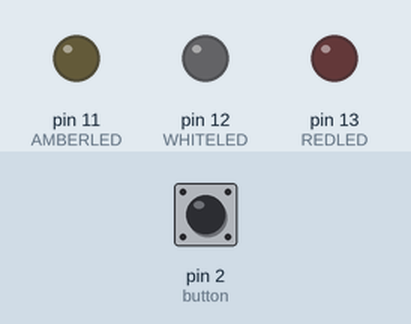
This sketch was run on a simulated Arduino Uno, built with avr-gcc and run on an emulated ATmega328P. On the bench: output pins drawn as LEDs (lit = HIGH). The inputs (shaded band) are chosen by the test bench; at power-on: pin 2 (button) LOW.

Above: at 1.2 s.
1.3 s: pin 2 (button) pulled HIGH for 0.15 s
At 1.9 s:
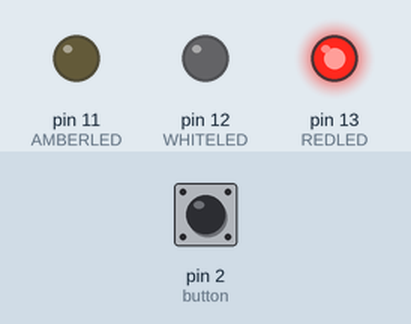
At 6.9 s:
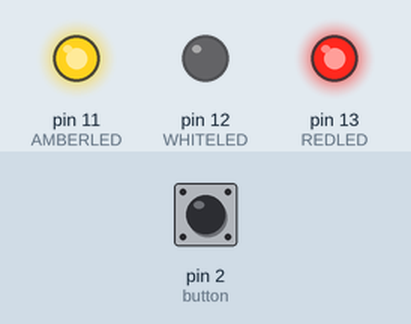
Timing chart, 0 to 14.8 s (numbered marks = the images above; inputs shaded):
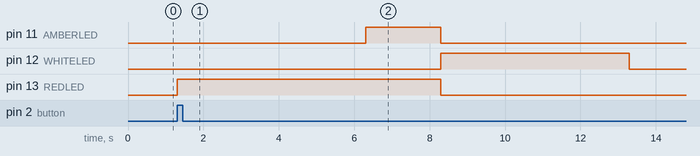

Measured:
- after the input at 1.3 s, pin 11 (AMBERLED): LOW → HIGH after 5.0 s, → LOW 2.0 s later; pin 12 (WHITELED): LOW → HIGH after 7.0 s, → LOW 5.0 s later; pin 13 (REDLED): LOW → HIGH at once, → LOW 7.0 s later

The sketch:

GG_FEST_ONE.ino
```cpp
int REDLED = 13;   //variable initialization
int WHITELED = 12;
int AMBERLED = 11;
int button = 2;    //button controls the lights only to operate when pressed down
int buttonValue = 0;
void setup() {
  // put your setup code here, to run once:
  pinMode(REDLED,OUTPUT);
  pinMode(WHITELED,OUTPUT);
  pinMode(AMBERLED,OUTPUT);
  pinMode(button,INPUT);

}

void loop() {
  // put your main code here, to run repeatedly:
  buttonValue = digitalRead(button);
  if (buttonValue == HIGH){
    changeLights();         //function to be called
  }
  }
  void changeLights(){
  digitalWrite(REDLED,HIGH);
  delay(5000);
  digitalWrite(AMBERLED,HIGH);
  delay(2000);


   digitalWrite(REDLED,LOW);
   digitalWrite(AMBERLED,LOW);


  digitalWrite(WHITELED,HIGH);
  delay(5000);
  digitalWrite(WHITELED,LOW);


}
```
